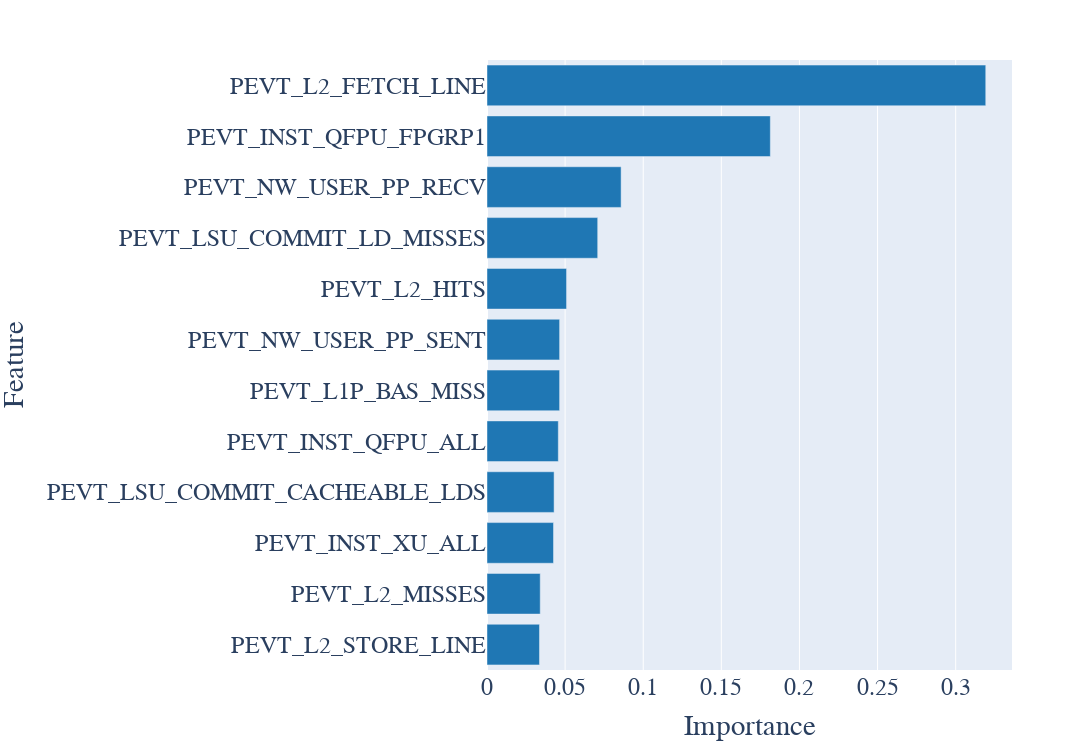

Notebook cell for this chart:
### Code cell
# Run classification on Computation
classify(features, targets_comp)

### Figure 1 — Plotly figure (JSON) as saved in the notebook; plotly's stock layout.template omitted (floating-point values rounded to 4 significant figures)
{"data": [{"alignmentgroup": "True", "hovertemplate": "x=%{x}<br>y=%{y}<extra></extra>", "legendgroup": "", "marker": {"color": "#1F77B4"}, "name": "", "offsetgroup": "", "orientation": "h", "showlegend": false, "textposition": "auto", "type": "bar", "x": [0.03358, 0.03407, 0.04258, 0.04294, 0.04565, 0.04647, 0.04648, 0.05092, 0.07086, 0.08585, 0.1814, 0.3192], "xaxis": "x", "y": ["PEVT_L2_STORE_LINE", "PEVT_L2_MISSES", "PEVT_INST_XU_ALL", "PEVT_LSU_COMMIT_CACHEABLE_LDS", "PEVT_INST_QFPU_ALL", "PEVT_L1P_BAS_MISS", "PEVT_NW_USER_PP_SENT", "PEVT_L2_HITS", "PEVT_LSU_COMMIT_LD_MISSES", "PEVT_NW_USER_PP_RECV", "PEVT_INST_QFPU_FPGRP1", "PEVT_L2_FETCH_LINE"], "yaxis": "y"}], "layout": {"barmode": "relative", "font": {"family": "Consolas", "size": 24}, "height": 750, "legend": {"tracegroupgap": 0}, "margin": {"t": 60}, "width": 1500, "xaxis": {"anchor": "y", "autorange": true, "domain": [0, 1], "range": [0, 0.3361], "title": {"text": "Importance"}, "type": "linear"}, "yaxis": {"anchor": "x", "autorange": true, "domain": [0, 1], "range": [-0.5, 11.5], "title": {"text": "Feature"}, "type": "category"}}}
